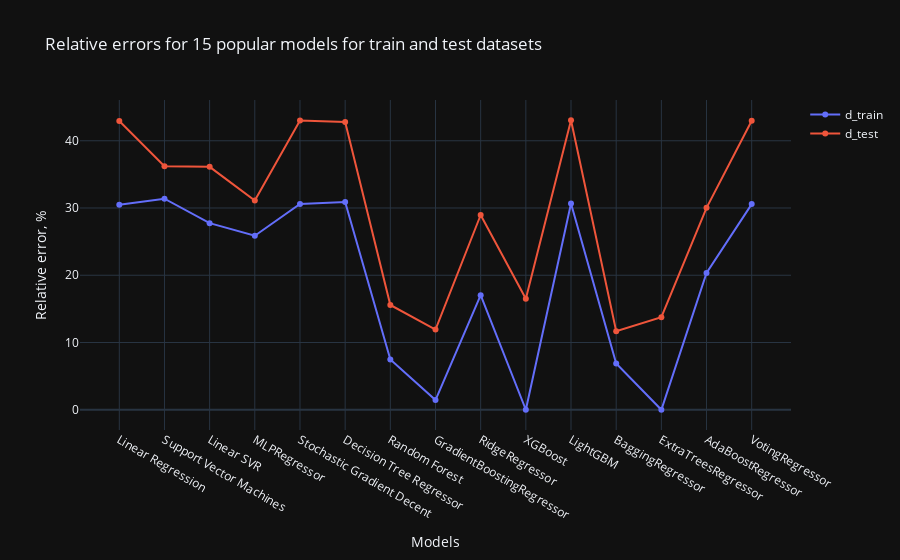

Notebook code for this chart:
### Code cell
# Plot with plotly dark theme
import plotly.graph_objects as go
fig = go.Figure()
fig.add_trace(go.Scatter(x=models['Model'], y=models['d_train'], name='d_train'))
fig.add_trace(go.Scatter(x=models['Model'], y=models['d_test'], name='d_test'))
fig.update_layout(title='Relative errors for 15 popular models for train and test datasets',
                   xaxis_title='Models',
                   yaxis_title='Relative error, %')
fig.update_layout(template='plotly_dark')
fig.show()

### Figure 1 — Plotly figure (JSON) as saved in the notebook; plotly's stock layout.template omitted (floating-point values rounded to 4 significant figures)
{"data": [{"name": "d_train", "x": ["Linear Regression", "Support Vector Machines", "Linear SVR", "MLPRegressor", "Stochastic Gradient Decent", "Decision Tree Regressor", "Random Forest", "GradientBoostingRegressor", "RidgeRegressor", "XGBoost", "LightGBM", "BaggingRegressor", "ExtraTreesRegressor", "AdaBoostRegressor", "VotingRegressor"], "y": [30.5, 31.39, 27.75, 25.88, 30.59, 30.9, 7.47, 1.44, 17.04, 0.0, 30.68, 6.88, 0.0, 20.35, 30.58], "type": "scatter"}, {"name": "d_test", "x": ["Linear Regression", "Support Vector Machines", "Linear SVR", "MLPRegressor", "Stochastic Gradient Decent", "Decision Tree Regressor", "Random Forest", "GradientBoostingRegressor", "RidgeRegressor", "XGBoost", "LightGBM", "BaggingRegressor", "ExtraTreesRegressor", "AdaBoostRegressor", "VotingRegressor"], "y": [42.93, 36.2, 36.12, 31.12, 43.0, 42.79, 15.58, 11.93, 28.96, 16.5, 43.05, 11.68, 13.77, 30.02, 42.97], "type": "scatter"}], "layout": {"title": {"text": "Relative errors for 15 popular models for train and test datasets"}, "xaxis": {"title": {"text": "Models"}}, "yaxis": {"title": {"text": "Relative error, %"}}}}
